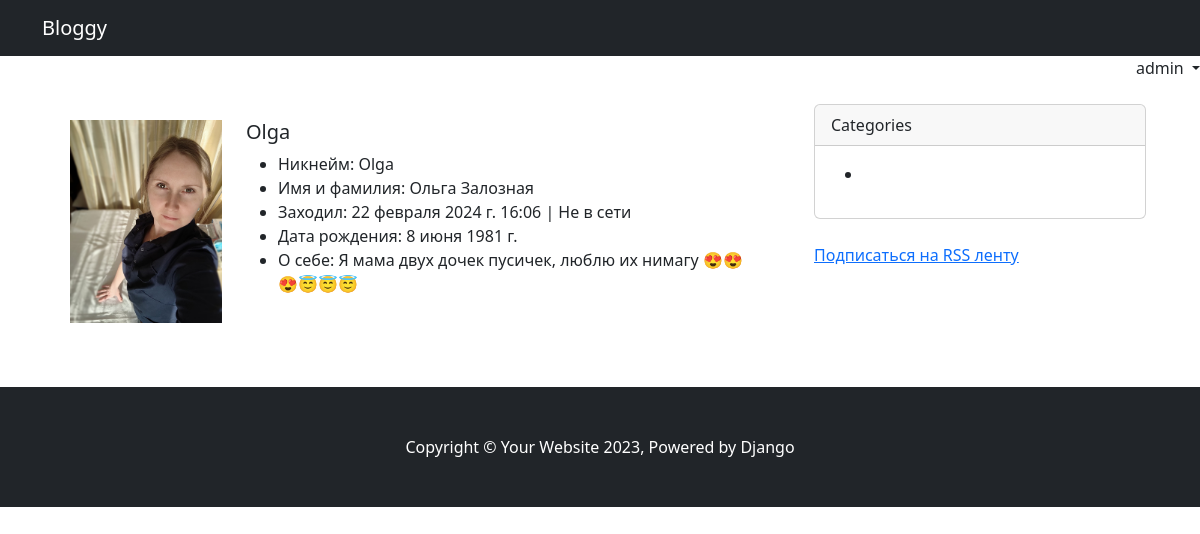
The app's page /user/olga/ (signed in) with its own data.
### apps/accounts/models.py (models this page shows, shortened)
class Profile(models.Model):
    user = models.OneToOneField(User, on_delete=models.CASCADE)
    slug = models.SlugField(verbose_name='URL', max_length=255, blank=True, unique=True)
    avatar = models.ImageField(
        verbose_name='Аватар',
        upload_to='images/avatars/%Y/%m/%d/',
        default='images/avatars/default.png',
        blank=True,
        validators=[FileExtensionValidator(allowed_extensions=('png', 'jpg', 'jpeg'))])
    bio = models.TextField(max_length=500, blank=True, verbose_name='Информация о себе')
    birth_date = models.DateField(null=True, blank=True, verbose_name='Дата рождения')
    class Meta:
        ordering = ('user',)
        verbose_name = 'Профиль'
        verbose_name_plural = 'Профили'
    def is_online(self):
        last_seen = cache.get(f'last-seen-{self.user.id}')
        if last_seen is not None and timezone.now() < last_seen + timezone.timedelta(seconds=300):
            return True
        return False
    def __str__(self):
        return self.user.username

### apps/accounts/views.py (the view)
# urls.py: path('user/<str:slug>/', ProfileDetailView.as_view(), name='profile_detail'),
class ProfileDetailView(DetailView):
    model = Profile
    context_object_name = 'profile'
    template_name = 'accounts/profile_detail.html'
    def get_context_data(self, **kwargs):
        context = super().get_context_data(**kwargs)
        context['title'] = f'Страница пользователя: {self.object.user.username}'
        return context

### templates/accounts/profile_detail.html (shortened to what this page needs)
{% extends 'main.html' %}
{% block content %}
<div class="card border-0">
        <div class="card-body">
            <div class="row">
                <div class="col-md-3">
                    <figure>
                        <img src="{{ profile.avatar.url }}" class="img-fluid rounded-0" alt="{{ profile }}">
                    </figure>
                </div>
                <div class="col-md-9">
                     <h5 class="card-title">
                        {{ profile }}
                    </h5>
                    <div class="card-text">
                        <ul>
                            <li>Никнейм: {{ profile.user.username }}</li>
                            {% if profile.user.get_full_name %} <li>Имя и фамилия: {{ profile.user.get_full_name }}</li> {% endif %}
                            <li>Заходил: {{ profile.user.last_login }} | {% if profile.is_online %}Онлайн{% else %}Не в сети{% endif %}</li>
                            <li>Дата рождения: {{ profile.birth_date }}</li>
                            <li>О себе: {{ profile.bio }}</li>
                        </ul>
                    </div>
                </div>
            </div>
        </div>
    </div>
{% endblock %}

### templates/header.html (shortened to what this page needs)
<nav class="navbar navbar-expand-lg navbar-dark bg-dark">
    <div class="container">
        <a class="navbar-brand" href="/">Bloggy</a>
        </div>
</nav>
<div class='d-flex justify-content-end '>
            {% if request.user.is_authenticated %}
        <div class="dropdown text-end">
          <a href="#" class="d-block link-dark text-decoration-none dropdown-toggle" data-bs-toggle="dropdown" aria-expanded="false">
            {{ request.user }}
          </a>
        </div>
        {% else %}
            <ul class="nav ">
              <li><a href="{% url 'register' %}" class="nav-link px-2 link-secondary">Регистрация</a></li>
              <li><a href="{% url 'login' %}" class="nav-link px-2 link-dark">Вход</a></li>
            </ul>
        {% endif %}
</div>

### records on screen
Profile: avatar (picture), user.username "Olga", user.get_full_name "Ольга Залозная", user.last_login "22 февраля 2024 г. 16:06", birth_date "8 июня 1981 г.", bio "Я мама двух дочек пусичек, люблю их нимагу 😍😍😍😇😇😇"

### other values on screen
{{ request.user }} "admin"
